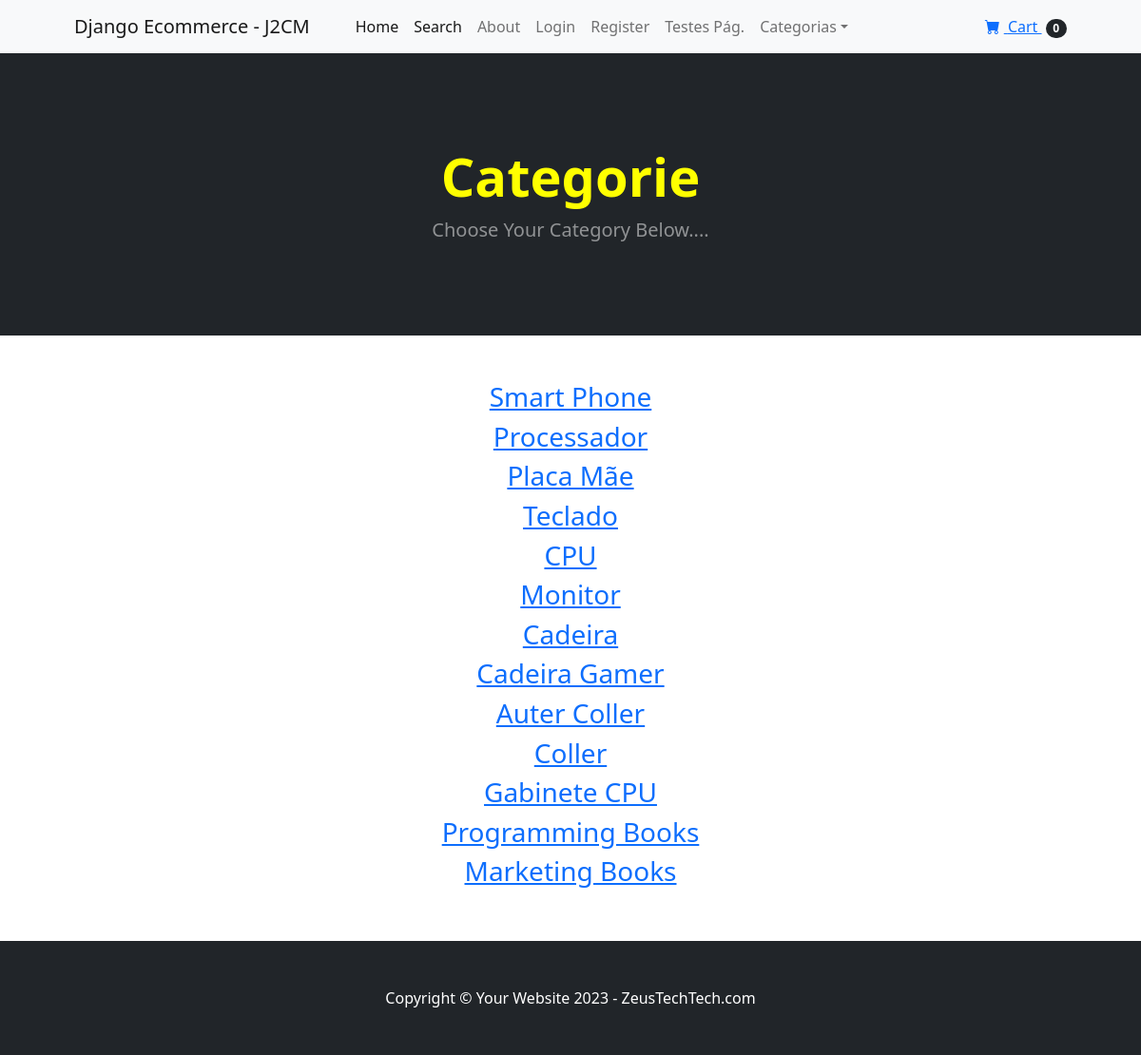
The app's page /category_summary/ with its own data.
### store/models.py (models this page shows)
class Category(models.Model):
    name = models.CharField(max_length=50)
    def __str__(self):
        return self.name
    class Meta:
        verbose_name_plural = 'categories'

### store/views.py (the view)
# urls.py: path('category_summary/', views.category_summary, name='category_summary'),
def category_summary(request):
    categories = Category.objects.all()
    return render(request, 'category_summary.html', {"categories":categories})

### cart/cart.py (called while the page is built)
    def __len__(self):
        return len(self.cart)

### cart/context_processors.py (called while the page is built)
def cart(request):
    return {'cart': Cart(request)}

### store/templates/category_summary.html
{% extends 'base.html' %}
{% block content %}
    <header class="bg-dark py-5">
        <div class="container px-4 px-lg-5 my-5">
            <div class="text-center text-white">
                <h1 class="display-4 fw-bolder">Categorie</h1>
                <p class="lead fw-normal text-white-50 mb-0">Choose Your Category Below....</p>
            </div>
        </div>
    </header>
    <div class="conteiner">
        <div class="row">
            <center>
                <div class="col-8">
                    <br><br>
                    {% for category in categories %}
                        <h3>
                            <a href="{% url 'category' category %}">
                                {{ category }}
                            </a>
                        </h3>
                    {% endfor %}
                    <br><br>
                </div>
            </center>
        </div>
    </div>
{% endblock %}

### records on screen
Category: name "Smart Phone"
Category: name "Processador"
Category: name "Placa Mãe"
Category: name "Teclado"
Category: name "CPU"
Category: name "Monitor"
Category: name "Cadeira"
Category: name "Cadeira Gamer"
Category: name "Auter Coller"
Category: name "Coller"
Category: name "Gabinete CPU"
Category: name "Programming Books"
Category: name "Marketing Books"

### other values on screen
{{ cart|length }} "0"
